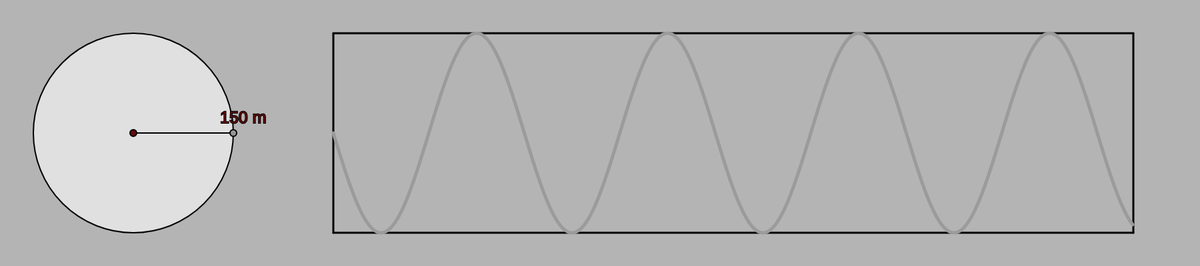
Frame 1 (no input)
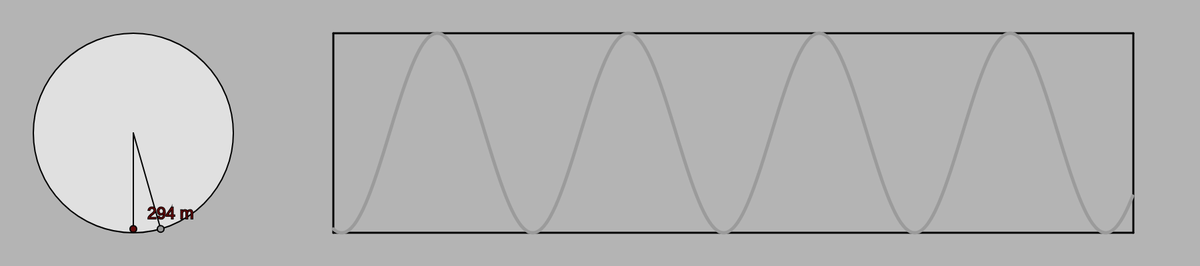
Frame 60 (no input)
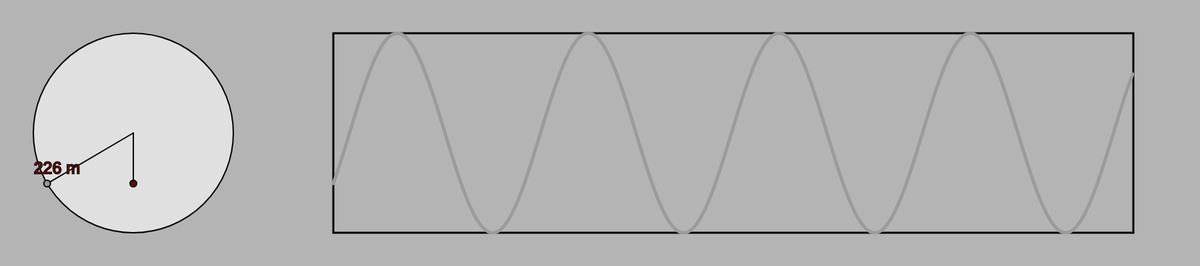
Frame 120 (the mouse pressed at the canvas centre since frame 60)

The p5.js sketch that drew these frames (run headless with seeded random() and noise() and a simulated clock; from frame 60 on, the mouse is pressed at the canvas centre):

// p5.js sketch
// ── sketch.js
let senoSlider;
let radioSlider;
let o;
let seno;

let xCirculo = 200;
let yCirculo = 200;
let periodo = 5;
let desfase = 0;
let radio = 100;
let distancia = 200;


function setup(){
    createCanvas(1800, 400);
    senoSlider = createSlider(1, 20, 5);
    radioSlider = createSlider(10, 180, 150);
    o = new Oscilador(xCirculo, yCirculo, periodo, desfase, radio);
    seno = new Seno(xCirculo + radio + distancia, 
                    yCirculo - radio, 
                    width-distancia/2, 
                    yCirculo + radio, 
                    desfase, periodo);
}

function draw(){
    background(180);
    let vAngular = TWO_PI/senoSlider.value();
    o.r = radioSlider.value();
    seno.reajustarBordesY(yCirculo, radioSlider.value());
    o.velocidadAngular = vAngular;
    seno.velocidadAngular = vAngular;
    o.dibujar();
    seno.dibujar();
}
// ── MovCircular Seno.html
<!DOCTYPE html>
<html lang="en">
<head>
    <meta charset="UTF-8">
    <meta http-equiv="X-UA-Compatible" content="IE=edge">
    <meta name="viewport" content="width=device-width, initial-scale=1.0">
    <title>Movimiento circular</title>
    <script src="https://cdn.jsdelivr.net/npm/p5@1.4.1/lib/p5.js"></script>
    <script src="seno.js"></script>
    <script src="sketch.js"></script>
    <script src="Oscilador.js"></script>
</head>
<body>
    
</body>
</html>
// ── Oscilador.js
class Oscilador{
    constructor(x, y, periodo, desfase, r){
        this.x = x;
        this.y = y;
        this.desfase = desfase;
        this.r = r;
        this.velocidadAngular = TWO_PI/periodo;
    }

    dibujarFondo(){
        ellipseMode(CENTER);   
        strokeWeight(2);
        stroke(0);
        fill(255,150);
        ellipse( this.x,  this.y,  this.r*2,  this.r*2);
    }

    dibujarPendulo(x, y){
        fill(150);
        stroke(0);
        line(this.x,this.y, x+this.x, y+this.y);
        ellipse(x+this.x, y+this.y, 10, 10);
    }

    dibujarResorte(x, y){
        line(this.x+x, this.y, this.x+x, y+this.y)
        fill(100,10,10)
        ellipse(this.x+x, y+this.y, 10, 10);
    }

    dibujar(){
        angleMode(DEGREES);
        let y = this.r * sin(this.desfase);
        let x = this.r * cos(this.desfase);

        this.dibujarFondo();
        this.dibujarPendulo(x, y);
        this.dibujarResorte(0, y);

        textSize(25);
        text((y+this.r).toFixed(0) + " m", this.x+x-20, y+this.y-15)
        this.desfase +=this.velocidadAngular;
    }
}
// ── seno.js

class Seno{
    constructor(bordeX, bordeY, finalX, finalY, desfase, periodo){
        this.bordeX = bordeX;
        this.finalX = finalX;
        this.finalY = finalY;
        this.bordeY = bordeY;
        this.velocidadAngular = TWO_PI/periodo;
        this.altura = (finalY- bordeY) / 2;
        this.start = desfase;
    }

    dibujarBordes(){
        strokeWeight(3);
        line(this.bordeX, this.bordeY, this.bordeX, this.finalY);
        line(this.finalX, this.bordeY, this.finalX, this.finalY);
        line(this.bordeX, this.bordeY, this.finalX, this.bordeY);
        line(this.bordeX, this.finalY, this.finalX, this.finalY);     
    }

    reajustarBordesY(yCirculo, radio){
        this.bordeY = yCirculo - radio;
        this.finalY = yCirculo + radio;
        this.altura = (this.finalY - this.bordeY) / 2 ;
    }

    dibujar(){
        this.incremento = senoSlider.value()/500;
        stroke(0);
        noFill();
        let xoff = this.start;
        this.dibujarBordes();
        strokeWeight(1);
        beginShape();
        for (let x = this.bordeX; x < this.finalX; x++){
            strokeWeight(5);
            stroke(155, 255);
            let y = this.bordeY + (this.altura + sin(xoff) * this.altura);
            vertex(x, y);
            xoff += this.velocidadAngular;   
        }
        endShape();
        this.start += this.velocidadAngular;
    }
}
